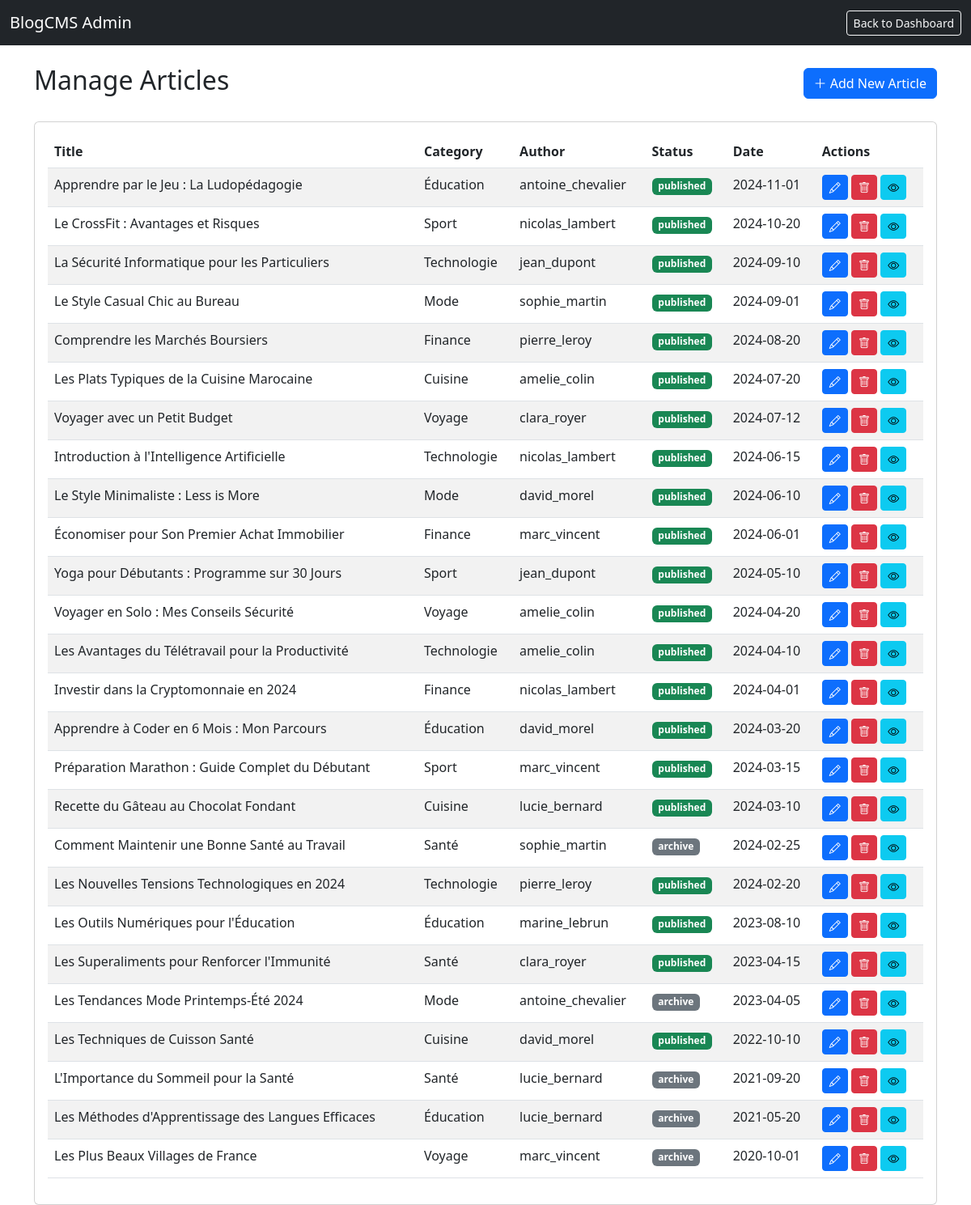
/admin/articles.php (signed in), run on the app's committed database.
### tables this page shows
CREATE TABLE `article` (
  `id_article` int(11) NOT NULL,
  `titre` varchar(100) DEFAULT NULL,
  `contenu` text DEFAULT NULL,
  `date_creation` date DEFAULT NULL,
  `date_modification` date DEFAULT NULL,
  `nom_createur` varchar(30) DEFAULT NULL,
  `id_categorie` int(11) DEFAULT NULL,
  `statu` varchar(30) DEFAULT 'published'
);

CREATE TABLE `categorie` (
  `id_categorie` int(11) NOT NULL,
  `nom_categorie` varchar(30) DEFAULT NULL
);

### functions.php (called while the page is built, shortened)
<?php
function escape($string) {
    return htmlspecialchars($string, ENT_QUOTES, 'UTF-8');
}
function getAllArticles($pdo, $status = null, $limit = null) {
    $sql = "SELECT a.*, u.nom, u.prenom, c.nom_categorie
            FROM article a
            LEFT JOIN users u ON a.nom_createur = u.user_name
            LEFT JOIN categorie c ON a.id_categorie = c.id_categorie";
    $sql .= " ORDER BY a.date_creation DESC";
    $stmt = $pdo->prepare($sql);
    $stmt->execute();
    return $stmt->fetchAll();
}
?>

### admin/articles.php (the view, shortened to what this page needs)
<?php
require_once '../db.php';
require_once '../functions.php';
$articles = getAllArticles($pdo);
?>
<!DOCTYPE html>
<html lang="en">
<head>
    <link href="https://cdn.jsdelivr.net/npm/bootstrap@5.3.0/dist/css/bootstrap.min.css" rel="stylesheet">
    <link rel="stylesheet" href="https://cdn.jsdelivr.net/npm/bootstrap-icons@1.11.0/font/bootstrap-icons.css">
</head>
<body>
    <nav class="navbar navbar-expand-lg navbar-dark bg-dark">
        <div class="container-fluid">
            <a class="navbar-brand" href="../index.php">BlogCMS Admin</a>
            <div class="ms-auto">
                <a href="dashboard.php" class="btn btn-outline-light btn-sm">Back to Dashboard</a>
            </div>
        </div>
    </nav>
    <div class="container mt-4">
        <div class="d-flex justify-content-between align-items-center mb-4">
            <h2>Manage Articles</h2>
            <a href="article_form.php" class="btn btn-primary"><i class="bi bi-plus-lg"></i> Add New Article</a>
        </div>
        <div class="card">
            <div class="card-body">
                <div class="table-responsive">
                    <table class="table table-striped">
                        <thead>
                            <tr>
                                <th>Title</th>
                                <th>Category</th>
                                <th>Author</th>
                                <th>Status</th>
                                <th>Date</th>
                                <th>Actions</th>
                            </tr>
                        </thead>
                        <tbody>
                            <?php foreach ($articles as $article): ?>
                                <tr>
                                    <td><?= escape($article['titre']) ?></td>
                                    <td><?= escape($article['nom_categorie']) ?></td>
                                    <td><?= escape($article['nom_createur']) ?></td>
                                    <td>
                                        <span class="badge bg-<?= $article['statu'] == 'published' ? 'success' : 'secondary' ?>">
                                            <?= escape($article['statu']) ?>
                                        </span>
                                    </td>
                                    <td><?= escape($article['date_creation']) ?></td>
                                    <td>
                                        <a href="article_form.php?id=<?= $article['id_article'] ?>" class="btn btn-sm btn-primary"><i class="bi bi-pencil"></i></a>
                                        <a href="articles.php?delete=<?= $article['id_article'] ?>" class="btn btn-sm btn-danger" onclick="return confirm('Are you sure?')"><i class="bi bi-trash"></i></a>
                                        <a href="../article.php?id=<?= $article['id_article'] ?>" target="_blank" class="btn btn-sm btn-info"><i class="bi bi-eye"></i></a>
                                    </td>
                                </tr>
                            <?php endforeach; ?>
                        </tbody>
                    </table>
                </div>
            </div>
        </div>
    </div>
</body>
</html>

### data on the page
article: titre "Apprendre par le Jeu : La Ludopédagogie", id_categorie.nom_categorie "Éducation", nom_createur "antoine_chevalier", statu "published", date_creation "2024-11-01"
article: titre "Le CrossFit : Avantages et Risques", id_categorie.nom_categorie "Sport", nom_createur "nicolas_lambert", statu "published", date_creation "2024-10-20"
article: titre "La Sécurité Informatique pour les Particuliers", id_categorie.nom_categorie "Technologie", nom_createur "jean_dupont", statu "published", date_creation "2024-09-10"
article: titre "Le Style Casual Chic au Bureau", id_categorie.nom_categorie "Mode", nom_createur "sophie_martin", statu "published", date_creation "2024-09-01"
article: titre "Comprendre les Marchés Boursiers", id_categorie.nom_categorie "Finance", nom_createur "pierre_leroy", statu "published", date_creation "2024-08-20"
article: titre "Les Plats Typiques de la Cuisine Marocaine", id_categorie.nom_categorie "Cuisine", nom_createur "amelie_colin", statu "published", date_creation "2024-07-20"
article: titre "Voyager avec un Petit Budget", id_categorie.nom_categorie "Voyage", nom_createur "clara_royer", statu "published", date_creation "2024-07-12"
article: titre "Introduction à l'Intelligence Artificielle", id_categorie.nom_categorie "Technologie", nom_createur "nicolas_lambert", statu "published", date_creation "2024-06-15"
article: titre "Le Style Minimaliste : Less is More", id_categorie.nom_categorie "Mode", nom_createur "david_morel", statu "published", date_creation "2024-06-10"
article: titre "Économiser pour Son Premier Achat Immobilier", id_categorie.nom_categorie "Finance", nom_createur "marc_vincent", statu "published", date_creation "2024-06-01"
article: titre "Yoga pour Débutants : Programme sur 30 Jours", id_categorie.nom_categorie "Sport", nom_createur "jean_dupont", statu "published", date_creation "2024-05-10"
article: titre "Voyager en Solo : Mes Conseils Sécurité", id_categorie.nom_categorie "Voyage", nom_createur "amelie_colin", statu "published", date_creation "2024-04-20"
article: titre "Les Avantages du Télétravail pour la Productivité", id_categorie.nom_categorie "Technologie", nom_createur "amelie_colin", statu "published", date_creation "2024-04-10"
article: titre "Investir dans la Cryptomonnaie en 2024", id_categorie.nom_categorie "Finance", nom_createur "nicolas_lambert", statu "published", date_creation "2024-04-01"
article: titre "Apprendre à Coder en 6 Mois : Mon Parcours", id_categorie.nom_categorie "Éducation", nom_createur "david_morel", statu "published", date_creation "2024-03-20"
article: titre "Préparation Marathon : Guide Complet du Débutant", id_categorie.nom_categorie "Sport", nom_createur "marc_vincent", statu "published", date_creation "2024-03-15"
article: titre "Recette du Gâteau au Chocolat Fondant", id_categorie.nom_categorie "Cuisine", nom_createur "lucie_bernard", statu "published", date_creation "2024-03-10"
article: titre "Comment Maintenir une Bonne Santé au Travail", id_categorie.nom_categorie "Santé", nom_createur "sophie_martin", statu "archive", date_creation "2024-02-25"
article: titre "Les Nouvelles Tensions Technologiques en 2024", id_categorie.nom_categorie "Technologie", nom_createur "pierre_leroy", statu "published", date_creation "2024-02-20"
article: titre "Les Outils Numériques pour l'Éducation", id_categorie.nom_categorie "Éducation", nom_createur "marine_lebrun", statu "published", date_creation "2023-08-10"
article: titre "Les Superaliments pour Renforcer l'Immunité", id_categorie.nom_categorie "Santé", nom_createur "clara_royer", statu "published", date_creation "2023-04-15"
article: titre "Les Tendances Mode Printemps-Été 2024", id_categorie.nom_categorie "Mode", nom_createur "antoine_chevalier", statu "archive", date_creation "2023-04-05"
article: titre "Les Techniques de Cuisson Santé", id_categorie.nom_categorie "Cuisine", nom_createur "david_morel", statu "published", date_creation "2022-10-10"
article: titre "L'Importance du Sommeil pour la Santé", id_categorie.nom_categorie "Santé", nom_createur "lucie_bernard", statu "archive", date_creation "2021-09-20"
article: titre "Les Méthodes d'Apprentissage des Langues Efficaces", id_categorie.nom_categorie "Éducation", nom_createur "lucie_bernard", statu "archive", date_creation "2021-05-20"
article: titre "Les Plus Beaux Villages de France", id_categorie.nom_categorie "Voyage", nom_createur "marc_vincent", statu "archive", date_creation "2020-10-01"
